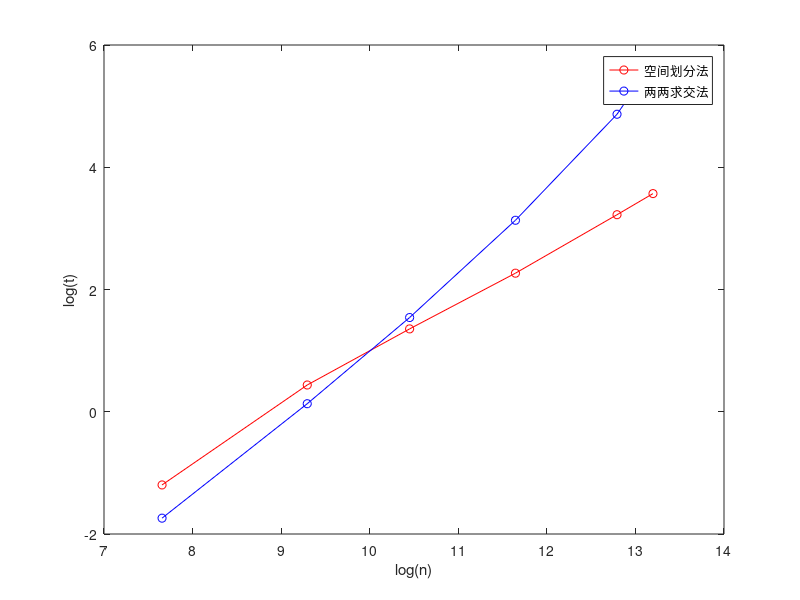

This chart was generated by the following MATLAB code:
clc
clear all
close all

x = [2112, 10880, 34560, 114176, 359424, 539392];
lx = log(x);
y1 = [0.302020 1.549209 3.878483 9.649845 25.118267 35.477708];
ly1 = log(y1);
y2 = [0.175366 1.140628 4.671456 22.934571 129.951804 306.352480];
ly2 = log(y2);
plot(lx, ly1,'red-o');hold on
plot(lx, ly2,'blue-o');
xlabel('log(n)');
ylabel('log(t)');
legend('空间划分法','两两求交法');

%  num of tris:(960, 1152), 2112, Octree deep:3
% OctreeIntersect cpu time :  0.302020s wall, 0.300000s user + 0.000000s system = 0.300000s CPU (99.3%)
% normalIntersect cpu time :  0.175366s wall, 0.180000s user + 0.000000s system = 0.180000s CPU (102.6%)
% 
%  num of tris:(3968, 6912), 10880, Octree deep:4
% OctreeIntersect cpu time :  1.549209s wall, 1.550000s user + 0.000000s system = 1.550000s CPU (100.1%)
% normalIntersect cpu time :  1.140628s wall, 1.130000s user + 0.000000s system = 1.130000s CPU (99.1%)
% 
%  num of tris:(16128, 18432), 34560, Octree deep:5
% OctreeIntersect cpu time :  3.878483s wall, 3.870000s user + 0.000000s system = 3.870000s CPU (99.8%)
% normalIntersect cpu time :  4.671456s wall, 4.640000s user + 0.030000s system = 4.670000s CPU (100.0%)
% 
%  num of tris:(65024, 49152), 114176, Octree deep:5
% OctreeIntersect cpu time :  9.649845s wall, 9.650000s user + 0.000000s system = 9.650000s CPU (100.0%)
% normalIntersect cpu time :  22.934571s wall, 22.860000s user + 0.070000s system = 22.930000s CPU (100.0%)
% 
%  num of tris:(261120, 98304), 359424, Octree deep:6
% OctreeIntersect cpu time :  25.118267s wall, 25.120000s user + 0.000000s system = 25.120000s CPU (100.0%)
% normalIntersect cpu time :  129.951804s wall, 129.720000s user + 0.220000s system = 129.940000s CPU (100.0%)
% 
%  num of tris:(408320, 131072), 539392, Octree deep:6
% OctreeIntersect cpu time :  35.477708s wall, 35.480000s user + 0.000000s system = 35.480000s CPU (100.0%)
% normalIntersect cpu time :  306.352480s wall, 306.100000s user + 0.240000s system = 306.340000s CPU (100.0%)